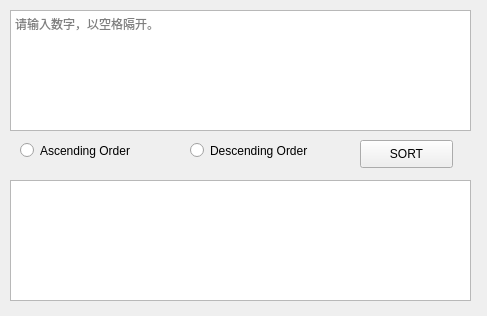
<?xml version="1.0" encoding="UTF-8"?>
<ui version="4.0">
 <class>number</class>
 <widget class="QWidget" name="number">
  <property name="geometry">
   <rect>
    <x>0</x>
    <y>0</y>
    <width>487</width>
    <height>316</height>
   </rect>
  </property>
  <property name="windowTitle">
   <string>Number Sort</string>
  </property>
  <widget class="QTextEdit" name="source">
   <property name="geometry">
    <rect>
     <x>10</x>
     <y>10</y>
     <width>461</width>
     <height>121</height>
    </rect>
   </property>
   <property name="placeholderText">
    <string>请输入数字，以空格隔开。</string>
   </property>
  </widget>
  <widget class="QRadioButton" name="AscendingOrder">
   <property name="geometry">
    <rect>
     <x>20</x>
     <y>140</y>
     <width>161</width>
     <height>21</height>
    </rect>
   </property>
   <property name="text">
    <string>Ascending Order</string>
   </property>
  </widget>
  <widget class="QRadioButton" name="DescendingOrder">
   <property name="geometry">
    <rect>
     <x>190</x>
     <y>140</y>
     <width>161</width>
     <height>21</height>
    </rect>
   </property>
   <property name="text">
    <string>Descending Order</string>
   </property>
  </widget>
  <widget class="QPushButton" name="SORT">
   <property name="geometry">
    <rect>
     <x>360</x>
     <y>140</y>
     <width>93</width>
     <height>28</height>
    </rect>
   </property>
   <property name="text">
    <string>SORT</string>
   </property>
  </widget>
  <widget class="QTextEdit" name="result">
   <property name="geometry">
    <rect>
     <x>10</x>
     <y>180</y>
     <width>461</width>
     <height>121</height>
    </rect>
   </property>
  </widget>
 </widget>
 <resources/>
 <connections/>
</ui>
